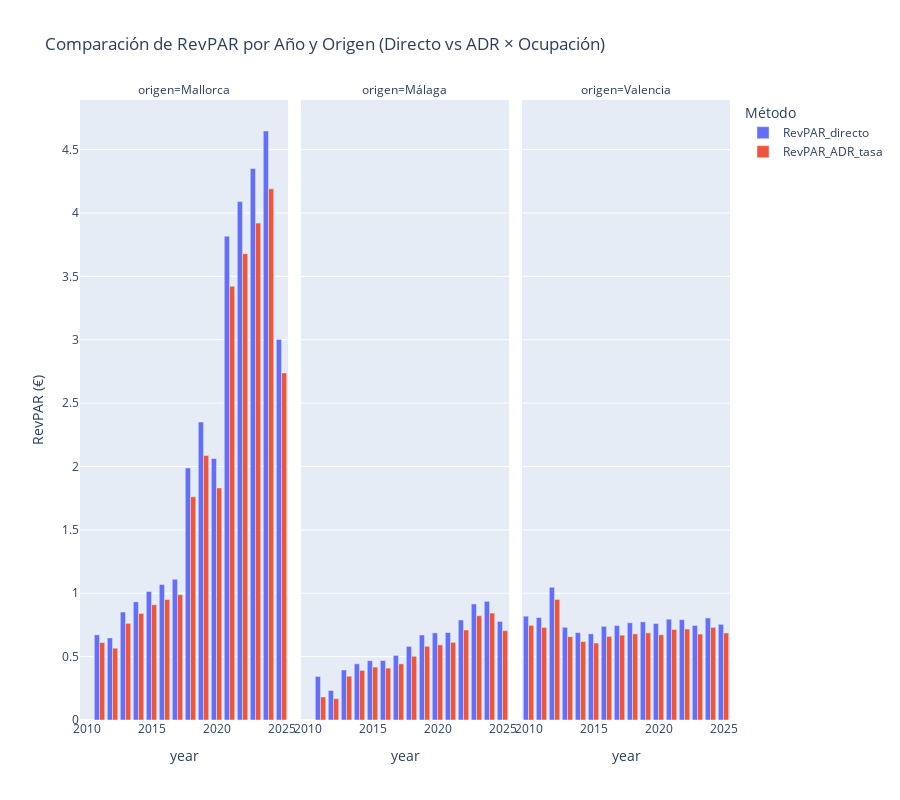

The code cell stored with this chart in its notebook:
### Code cell
# Visualización
fig = px.bar(
    revpar_comparado.melt(id_vars=['origen', 'year'], 
                          value_vars=['RevPAR_directo', 'RevPAR_ADR_tasa'], 
                          var_name='Método', value_name='RevPAR (€)'),
    x='year', y='RevPAR (€)', color='Método', barmode='group',
    facet_col='origen', facet_col_wrap=3,
    title='Comparación de RevPAR por Año y Origen (Directo vs ADR × Ocupación)'
)
fig.update_layout(height=800, showlegend=True)
fig.show()

### Figure 1 — Plotly figure (JSON) as saved in the notebook; plotly's stock layout.template omitted (floating-point values rounded to 4 significant figures)
{"data": [{"alignmentgroup": "True", "hovertemplate": "Método=RevPAR_directo<br>origen=Mallorca<br>year=%{x}<br>RevPAR (€)=%{y}<extra></extra>", "legendgroup": "RevPAR_directo", "marker": {"color": "#636efa", "pattern": {"shape": ""}}, "name": "RevPAR_directo", "offsetgroup": "RevPAR_directo", "orientation": "v", "showlegend": true, "textposition": "auto", "type": "bar", "x": [2011, 2012, 2013, 2014, 2015, 2016, 2017, 2018, 2019, 2020, 2021, 2022, 2023, 2024, 2025], "xaxis": "x", "y": [0.672, 0.6474, 0.852, 0.9319, 1.015, 1.069, 1.11, 1.989, 2.35, 2.063, 3.816, 4.09, 4.351, 4.646, 3.002], "yaxis": "y"}, {"alignmentgroup": "True", "hovertemplate": "Método=RevPAR_directo<br>origen=Málaga<br>year=%{x}<br>RevPAR (€)=%{y}<extra></extra>", "legendgroup": "RevPAR_directo", "marker": {"color": "#636efa", "pattern": {"shape": ""}}, "name": "RevPAR_directo", "offsetgroup": "RevPAR_directo", "orientation": "v", "showlegend": false, "textposition": "auto", "type": "bar", "x": [2011, 2012, 2013, 2014, 2015, 2016, 2017, 2018, 2019, 2020, 2021, 2022, 2023, 2024, 2025], "xaxis": "x2", "y": [0.3438, 0.2328, 0.3944, 0.443, 0.4678, 0.4692, 0.5094, 0.5809, 0.6706, 0.6874, 0.6899, 0.7894, 0.9154, 0.9359, 0.7777], "yaxis": "y2"}, {"alignmentgroup": "True", "hovertemplate": "Método=RevPAR_directo<br>origen=Valencia<br>year=%{x}<br>RevPAR (€)=%{y}<extra></extra>", "legendgroup": "RevPAR_directo", "marker": {"color": "#636efa", "pattern": {"shape": ""}}, "name": "RevPAR_directo", "offsetgroup": "RevPAR_directo", "orientation": "v", "showlegend": false, "textposition": "auto", "type": "bar", "x": [2010, 2011, 2012, 2013, 2014, 2015, 2016, 2017, 2018, 2019, 2020, 2021, 2022, 2023, 2024, 2025], "xaxis": "x3", "y": [0.8191, 0.8082, 1.046, 0.7316, 0.6898, 0.6799, 0.7388, 0.7448, 0.7674, 0.7743, 0.7614, 0.7955, 0.7914, 0.7458, 0.8051, 0.755], "yaxis": "y3"}, {"alignmentgroup": "True", "hovertemplate": "Método=RevPAR_ADR_tasa<br>origen=Mallorca<br>year=%{x}<br>RevPAR (€)=%{y}<extra></extra>", "legendgroup": "RevPAR_ADR_tasa", "marker": {"color": "#EF553B", "pattern": {"shape": ""}}, "name": "RevPAR_ADR_tasa", "offsetgroup": "RevPAR_ADR_tasa", "orientation": "v", "showlegend": true, "textposition": "auto", "type": "bar", "x": [2011, 2012, 2013, 2014, 2015, 2016, 2017, 2018, 2019, 2020, 2021, 2022, 2023, 2024, 2025], "xaxis": "x", "y": [0.6113, 0.5665, 0.7624, 0.8406, 0.9094, 0.9501, 0.9886, 1.761, 2.086, 1.831, 3.422, 3.679, 3.92, 4.19, 2.738], "yaxis": "y"}, {"alignmentgroup": "True", "hovertemplate": "Método=RevPAR_ADR_tasa<br>origen=Málaga<br>year=%{x}<br>RevPAR (€)=%{y}<extra></extra>", "legendgroup": "RevPAR_ADR_tasa", "marker": {"color": "#EF553B", "pattern": {"shape": ""}}, "name": "RevPAR_ADR_tasa", "offsetgroup": "RevPAR_ADR_tasa", "orientation": "v", "showlegend": false, "textposition": "auto", "type": "bar", "x": [2011, 2012, 2013, 2014, 2015, 2016, 2017, 2018, 2019, 2020, 2021, 2022, 2023, 2024, 2025], "xaxis": "x2", "y": [0.1814, 0.1686, 0.3456, 0.3913, 0.4179, 0.4096, 0.4432, 0.5025, 0.5815, 0.5932, 0.6126, 0.71, 0.8227, 0.8436, 0.705], "yaxis": "y2"}, {"alignmentgroup": "True", "hovertemplate": "Método=RevPAR_ADR_tasa<br>origen=Valencia<br>year=%{x}<br>RevPAR (€)=%{y}<extra></extra>", "legendgroup": "RevPAR_ADR_tasa", "marker": {"color": "#EF553B", "pattern": {"shape": ""}}, "name": "RevPAR_ADR_tasa", "offsetgroup": "RevPAR_ADR_tasa", "orientation": "v", "showlegend": false, "textposition": "auto", "type": "bar", "x": [2010, 2011, 2012, 2013, 2014, 2015, 2016, 2017, 2018, 2019, 2020, 2021, 2022, 2023, 2024, 2025], "xaxis": "x3", "y": [0.7468, 0.7305, 0.9511, 0.6575, 0.6191, 0.6071, 0.6598, 0.6693, 0.6798, 0.6876, 0.6723, 0.7143, 0.7176, 0.6777, 0.731, 0.6866], "yaxis": "y3"}], "layout": {"annotations": [{"font": {}, "showarrow": false, "text": "origen=Mallorca", "x": 0.16, "xanchor": "center", "xref": "paper", "y": 1, "yanchor": "bottom", "yref": "paper"}, {"font": {}, "showarrow": false, "text": "origen=Málaga", "x": 0.5, "xanchor": "center", "xref": "paper", "y": 1, "yanchor": "bottom", "yref": "paper"}, {"font": {}, "showarrow": false, "text": "origen=Valencia", "x": 0.84, "xanchor": "center", "xref": "paper", "y": 1, "yanchor": "bottom", "yref": "paper"}], "barmode": "group", "height": 800, "legend": {"title": {"text": "Método"}, "tracegroupgap": 0}, "showlegend": true, "title": {"text": "Comparación de RevPAR por Año y Origen (Directo vs ADR × Ocupación)"}, "xaxis": {"anchor": "y", "domain": [0, 0.32], "title": {"text": "year"}}, "xaxis2": {"anchor": "y2", "domain": [0.34, 0.66], "matches": "x", "title": {"text": "year"}}, "xaxis3": {"anchor": "y3", "domain": [0.68, 1.0], "matches": "x", "title": {"text": "year"}}, "yaxis": {"anchor": "x", "domain": [0, 1], "title": {"text": "RevPAR (€)"}}, "yaxis2": {"anchor": "x2", "domain": [0, 1], "matches": "y", "showticklabels": false}, "yaxis3": {"anchor": "x3", "domain": [0, 1], "matches": "y", "showticklabels": false}}}
